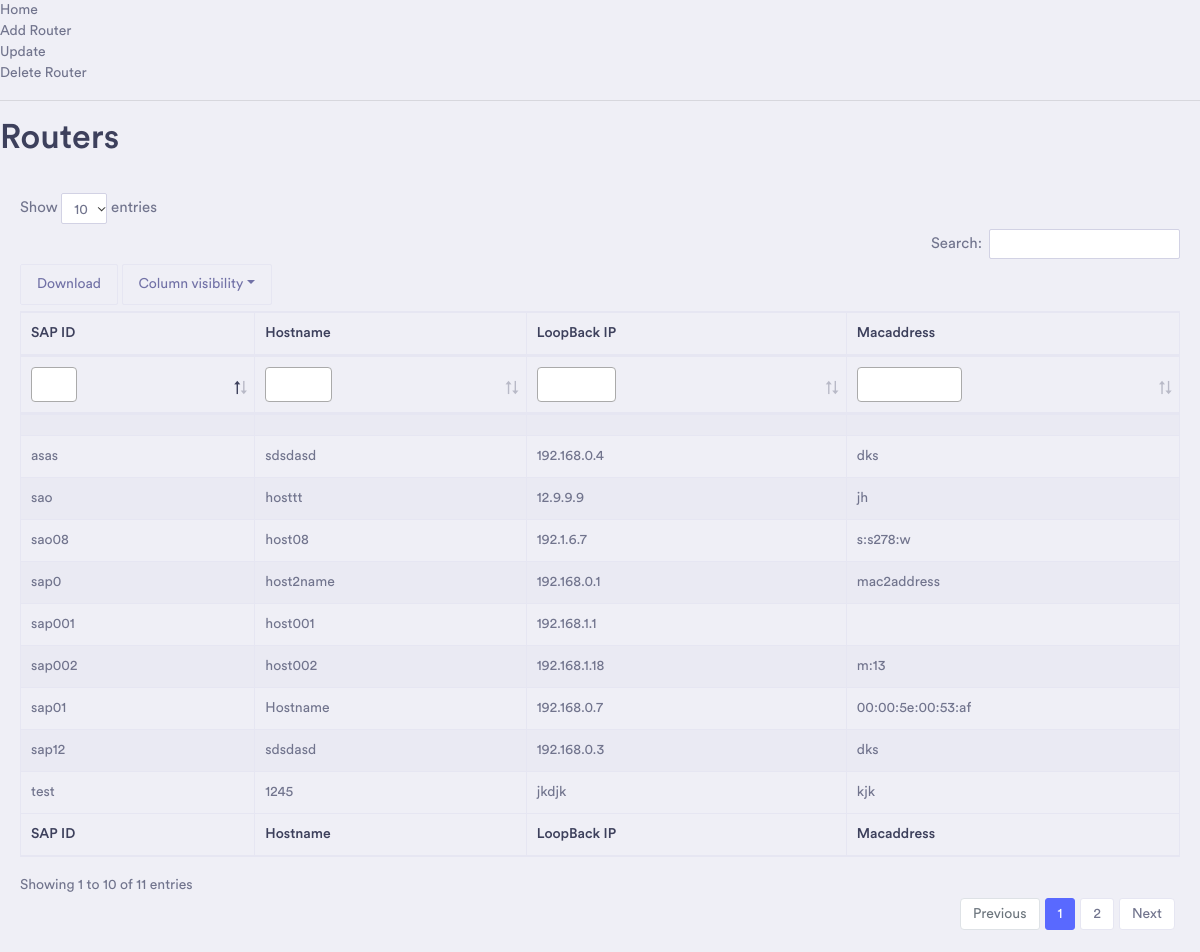
The page / on the database its author committed.
### main.py (models this page shows)
class Router(db.Model):
    __tablename__ = 'router_details'
    Sapid = db.Column('Sapid', db.String(18), nullable=False)
    Hostname = db.Column('Hostname',db.String(14), nullable=False)
    Loopback = db.Column('Loopback',db.Integer,nullable=False,primary_key = True)
    Macaddress = db.Column('Macaddress',db.String(17), nullable=False)
    status=db.Column('status',db.Boolean,default=True,nullable=False)

### main.py (the view)
@app.route('/')
def index():
    all_records=Router.query.filter_by(status=True)
    return render_template('index.html', all_records=all_records)

### templates/index.html (shortened to what this page needs)
{% extends 'base.html' %}
{% block content %}
<h1>{% block title %} Routers {% endblock %}</h1>
<div class="card-body">
  <div class="table-responsive">
    <table id="report" class="table table-striped table-bordered second" style="width:100%">
      <thead>
        <tr>
          <th>SAP ID</th>
          <th>Hostname</th>
          <th>LoopBack IP</th>
          <th>Macaddress</th>
        </tr>
      </thead>
      <tbody>
        {% for records in all_records %}
          <tr>
            <td>{{ records['Sapid'] }}</td>
            <td>{{ records['Hostname'] }}</td>
            <td>{{ records['Loopback'] }}</td>
            <td>{{ records['Macaddress'] }}</td>
          {% endfor %}
      </tbody>
      <tfoot>
        <tr>
          <th>SAP ID</th>
          <th>Hostname</th>
          <th>LoopBack IP</th>
          <th>Macaddress</th>
        </tr>
      </tfoot>
    </table>
  </div>
</div>
{% endblock %}

### templates/base.html (shortened to what this page needs)
<!DOCTYPE html>
<html lang="en">
<head>
    <link rel="stylesheet" href="https://cdnjs.cloudflare.com/ajax/libs/font-awesome/4.7.0/css/font-awesome.min.css">
    <link type="text/css" rel="stylesheet"
        href="{{ url_for('static', filename='assets/vendor/bootstrap/css/bootstrap.min.css')}}">
    <link type="text/css" href="{{ url_for('static', filename='assets/css/select2.min.css')}}" rel="stylesheet">
    <link type="text/css" href="{{ url_for('static', filename='assets/vendor/fonts/circular-std/style.css')}}"
        rel="stylesheet">
    <link rel="stylesheet" type="text/css" href="{{ url_for('static', filename='assets/libs/css/style.css')}}">
    <link rel="stylesheet" type="text/css"
        href="{{ url_for('static', filename='assets/vendor/fonts/fontawesome/css/fontawesome-all.css')}}">
    <link rel="stylesheet" type="text/css"
        href="{{ url_for('static', filename='assets/vendor/datatables/css/dataTables.bootstrap4.css') }}">
    <link rel="stylesheet" type="text/css"
        href="{{ url_for('static', filename='assets/vendor/datatables/css/buttons.bootstrap4.css')}}">
    <link rel="stylesheet" type="text/css"
        href="{{ url_for('static', filename='assets/vendor/datatables/css/select.bootstrap4.css') }}">
    <link rel="stylesheet" type="text/css"
        href="{{ url_for('static', filename='assets/vendor/datatables/css/fixedHeader.bootstrap4.css') }}">
</head>
<body>
    <nav>
        <a href="{{ url_for('index') }}">Home</a><br>
        <a href="{{ url_for('create_record') }}">Add Router</a><br>
        <a href="{{ url_for('update_record') }}">Update</a><br>
        <a href="{{ url_for('delete_record') }}">Delete Router</a>
    </nav>
    <hr>
    <div class="content">
        {% block content %} {% endblock %}
    </div>
</body>
</html>

### rows shown on the page
Router: Sapid "sap0", Hostname "host2name", Loopback "192.168.0.1", Macaddress "mac2address"
Router: Sapid "sap12", Hostname "sdsdasd", Loopback "192.168.0.3", Macaddress "dks"
Router: Sapid "asas", Hostname "sdsdasd", Loopback "192.168.0.4", Macaddress "dks"
Router: Sapid "test", Hostname "1245", Loopback "jkdjk", Macaddress "kjk"
Router: Sapid "sao", Hostname "hosttt", Loopback "12.9.9.9", Macaddress "jh"
Router: Sapid "sap01", Hostname "Hostname", Loopback "192.168.0.7", Macaddress "00:00:5e:00:53:af"
Router: Sapid "sap001", Hostname "host001", Loopback "192.168.1.1"
Router: Sapid "sap002", Hostname "host002", Loopback "192.168.1.18", Macaddress "m:13"
Router: Sapid "sao08", Hostname "host08", Loopback "192.1.6.7", Macaddress "s:s278:w"
